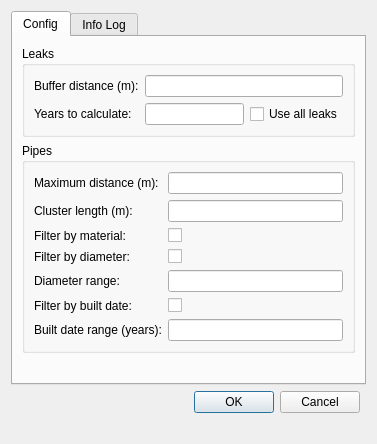
<?xml version="1.0" encoding="UTF-8"?>
<ui version="4.0">
 <class>dlg_assignation</class>
 <widget class="QDialog" name="dlg_assignation">
  <property name="geometry">
   <rect>
    <x>0</x>
    <y>0</y>
    <width>377</width>
    <height>444</height>
   </rect>
  </property>
  <property name="windowTitle">
   <string>Leak Assignation</string>
  </property>
  <layout class="QGridLayout" name="gridLayout">
   <item row="2" column="0">
    <widget class="QLabel" name="lbl_timer">
     <property name="text">
      <string/>
     </property>
    </widget>
   </item>
   <item row="0" column="0" colspan="2">
    <widget class="QTabWidget" name="mainTab">
     <property name="currentIndex">
      <number>0</number>
     </property>
     <widget class="QWidget" name="tab_config">
      <property name="whatsThis">
       <string/>
      </property>
      <attribute name="title">
       <string>Config</string>
      </attribute>
      <layout class="QGridLayout" name="gridLayout_2">
       <item row="10" column="0">
        <spacer name="verticalSpacer">
         <property name="orientation">
          <enum>Qt::Vertical</enum>
         </property>
         <property name="sizeHint" stdset="0">
          <size>
           <width>20</width>
           <height>40</height>
          </size>
         </property>
        </spacer>
       </item>
       <item row="3" column="0">
        <widget class="QGroupBox" name="lbl_pipes">
         <property name="title">
          <string>Pipes</string>
         </property>
         <layout class="QGridLayout" name="gridLayout_5">
          <item row="5" column="1">
           <widget class="QCheckBox" name="chk_builtdate">
            <property name="text">
             <string/>
            </property>
           </widget>
          </item>
          <item row="3" column="0">
           <widget class="QLabel" name="lbl_diameter">
            <property name="toolTip">
             <string>Uses only pipes that match the diameter range of the initial one.</string>
            </property>
            <property name="text">
             <string>Filter by diameter:</string>
            </property>
            <property name="buddy">
             <cstring>chk_diameter</cstring>
            </property>
           </widget>
          </item>
          <item row="1" column="0">
           <widget class="QLabel" name="lbl_cluster_length">
            <property name="toolTip">
             <string>Maximum sum of pipe lengths within a cluster, in meters.</string>
            </property>
            <property name="text">
             <string>Cluster length (m):</string>
            </property>
            <property name="buddy">
             <cstring>txt_cluster_length</cstring>
            </property>
           </widget>
          </item>
          <item row="5" column="0">
           <widget class="QLabel" name="lbl_builtdate">
            <property name="toolTip">
             <string>Uses only pipes that match the builtdate range of the initial one.</string>
            </property>
            <property name="text">
             <string>Filter by built date:</string>
            </property>
           </widget>
          </item>
          <item row="4" column="0">
           <widget class="QLabel" name="lbl_diameter_range">
            <property name="toolTip">
             <string>Diameter range based on factors of the initial pipe.</string>
            </property>
            <property name="text">
             <string>Diameter range:</string>
            </property>
            <property name="buddy">
             <cstring>txt_diameter_range</cstring>
            </property>
           </widget>
          </item>
          <item row="3" column="1">
           <widget class="QCheckBox" name="chk_diameter">
            <property name="text">
             <string/>
            </property>
           </widget>
          </item>
          <item row="2" column="0">
           <widget class="QLabel" name="lbl_material">
            <property name="enabled">
             <bool>true</bool>
            </property>
            <property name="toolTip">
             <string>Uses only pipes of the same material as the initial one.</string>
            </property>
            <property name="text">
             <string>Filter by material:</string>
            </property>
            <property name="buddy">
             <cstring>chk_material</cstring>
            </property>
           </widget>
          </item>
          <item row="1" column="1">
           <widget class="QLineEdit" name="txt_cluster_length"/>
          </item>
          <item row="4" column="1">
           <widget class="QLineEdit" name="txt_diameter_range"/>
          </item>
          <item row="2" column="1">
           <widget class="QCheckBox" name="chk_material">
            <property name="text">
             <string/>
            </property>
           </widget>
          </item>
          <item row="0" column="1">
           <widget class="QLineEdit" name="txt_max_distance"/>
          </item>
          <item row="0" column="0">
           <widget class="QLabel" name="lbl_max_distance">
            <property name="toolTip">
             <string>Maximum distance, in meters, between the initial pipe and other pipes included in the cluster.</string>
            </property>
            <property name="text">
             <string>Maximum distance (m):</string>
            </property>
            <property name="buddy">
             <cstring>txt_max_distance</cstring>
            </property>
           </widget>
          </item>
          <item row="6" column="0">
           <widget class="QLabel" name="lbl_builtdate_range">
            <property name="toolTip">
             <string>Built date range, in years before and after the initial pipe.</string>
            </property>
            <property name="text">
             <string>Built date range (years):</string>
            </property>
           </widget>
          </item>
          <item row="6" column="1">
           <widget class="QLineEdit" name="txt_builtdate_range"/>
          </item>
         </layout>
        </widget>
       </item>
       <item row="0" column="0">
        <widget class="QGroupBox" name="lbl_leaks">
         <property name="title">
          <string>Leaks</string>
         </property>
         <layout class="QGridLayout" name="gridLayout_4">
          <item row="1" column="0">
           <widget class="QLabel" name="lbl_years">
            <property name="toolTip">
             <string>Number of years of leak data to consider, based on recency.</string>
            </property>
            <property name="text">
             <string>Years to calculate:</string>
            </property>
            <property name="buddy">
             <cstring>txt_years</cstring>
            </property>
           </widget>
          </item>
          <item row="1" column="1">
           <widget class="QLineEdit" name="txt_years"/>
          </item>
          <item row="0" column="0">
           <widget class="QLabel" name="lbl_buffer">
            <property name="toolTip">
             <string>Distance from a leak at which pipes are selected to be assigned that leak.</string>
            </property>
            <property name="text">
             <string>Buffer distance (m):</string>
            </property>
            <property name="buddy">
             <cstring>txt_buffer</cstring>
            </property>
           </widget>
          </item>
          <item row="1" column="2">
           <widget class="QCheckBox" name="chk_all_leaks">
            <property name="toolTip">
             <string>Calculates leaks per kilometer per year using all available data, regardless of the 'years to calculate' parameter.</string>
            </property>
            <property name="text">
             <string>Use all leaks</string>
            </property>
           </widget>
          </item>
          <item row="0" column="1" colspan="2">
           <widget class="QLineEdit" name="txt_buffer"/>
          </item>
         </layout>
        </widget>
       </item>
      </layout>
     </widget>
     <widget class="QWidget" name="tab_infolog">
      <attribute name="title">
       <string>Info Log</string>
      </attribute>
      <layout class="QGridLayout" name="gridLayout_3">
       <item row="0" column="0">
        <widget class="QTextEdit" name="txt_infolog"/>
       </item>
       <item row="1" column="0">
        <widget class="QProgressBar" name="progressBar">
         <property name="value">
          <number>0</number>
         </property>
        </widget>
       </item>
      </layout>
     </widget>
    </widget>
   </item>
   <item row="1" column="0">
    <layout class="QGridLayout" name="lyt_buttons">
     <property name="leftMargin">
      <number>0</number>
     </property>
     <property name="topMargin">
      <number>0</number>
     </property>
     <item row="0" column="0">
      <widget class="QDialogButtonBox" name="buttonBox">
       <property name="orientation">
        <enum>Qt::Horizontal</enum>
       </property>
       <property name="standardButtons">
        <set>QDialogButtonBox::Cancel|QDialogButtonBox::Ok</set>
       </property>
      </widget>
     </item>
    </layout>
   </item>
  </layout>
 </widget>
 <tabstops>
  <tabstop>txt_buffer</tabstop>
  <tabstop>txt_years</tabstop>
  <tabstop>txt_max_distance</tabstop>
  <tabstop>txt_cluster_length</tabstop>
  <tabstop>chk_material</tabstop>
  <tabstop>chk_diameter</tabstop>
  <tabstop>txt_diameter_range</tabstop>
  <tabstop>mainTab</tabstop>
  <tabstop>txt_infolog</tabstop>
 </tabstops>
 <resources/>
 <connections>
  <connection>
   <sender>buttonBox</sender>
   <signal>accepted()</signal>
   <receiver>dlg_assignation</receiver>
   <slot>accept()</slot>
   <hints>
    <hint type="sourcelabel">
     <x>268</x>
     <y>330</y>
    </hint>
    <hint type="destinationlabel">
     <x>157</x>
     <y>274</y>
    </hint>
   </hints>
  </connection>
  <connection>
   <sender>buttonBox</sender>
   <signal>rejected()</signal>
   <receiver>dlg_assignation</receiver>
   <slot>reject()</slot>
   <hints>
    <hint type="sourcelabel">
     <x>336</x>
     <y>330</y>
    </hint>
    <hint type="destinationlabel">
     <x>286</x>
     <y>274</y>
    </hint>
   </hints>
  </connection>
 </connections>
</ui>
